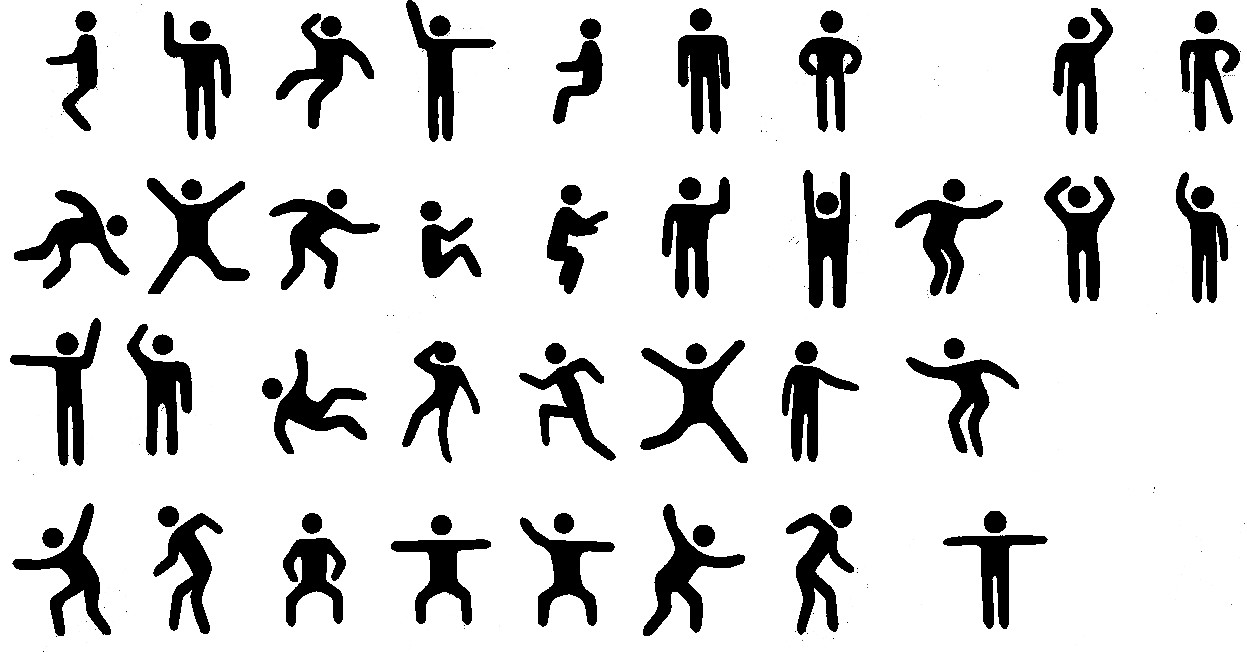
#> input picture aula10-07 AP1/imagens_prova/2.jpg, 1247 x 652 px
$ jupyter execute --allow-errors AP1.ipynb
#> lines starting #> are read from the running program, lines starting #| are printed output that depends on the picture
[cell 1]
import cv2
import numpy as np
import matplotlib.pyplot as plt
# from mpl_toolkits import mplot3d

# Questão 1

[cell 2]
img1 = cv2.imread('imagens_prova/1.jpg')
#> (the rest of this cell did not finish here and is left out)

#> (a cell that did not finish here is left out)

[cell 4]
low_blue = np.array([10,60,100])
high_blue = np.array([90,120,255])
#> (the rest of this cell did not finish here and is left out)

[cell 5]
low_green = np.array([20, 155, 45])
high_green = np.array([110, 255, 255])
#> (the rest of this cell did not finish here and is left out)

#> (a cell that did not finish here is left out)

#> (a cell that did not finish here is left out)

#> (a cell that did not finish here is left out)

# Questão 2

[cell 9]
img2 = cv2.imread('imagens_prova/2.jpg', 0)
#> img2 is the input picture: shape (652, 1247); min 0, max 255, mean 216.2
plt.imshow(img2, 'gray');

[cell 10]
img2 = cv2.bitwise_not(img2)
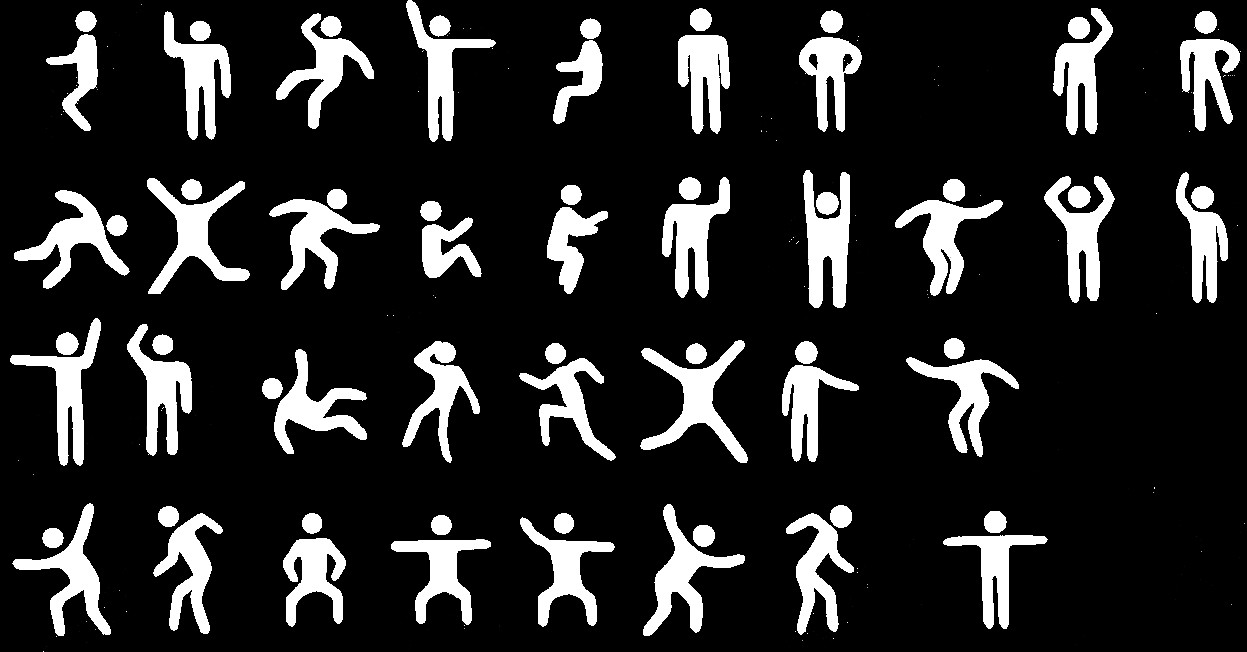
#> img2: shape (652, 1247); min 0, max 255, mean 38.8
plt.imshow(img2, 'gray');

[cell 11]
elem_type_rect = cv2.MORPH_RECT
element_rect = cv2.getStructuringElement(elem_type_rect, (2, 5))

[cell 12]
kernel = np.ones((20,20),np.uint8)

#> (a cell that did not finish here is left out)

[cell 14]
closing = cv2.morphologyEx(img2, cv2.MORPH_CLOSE, kernel)
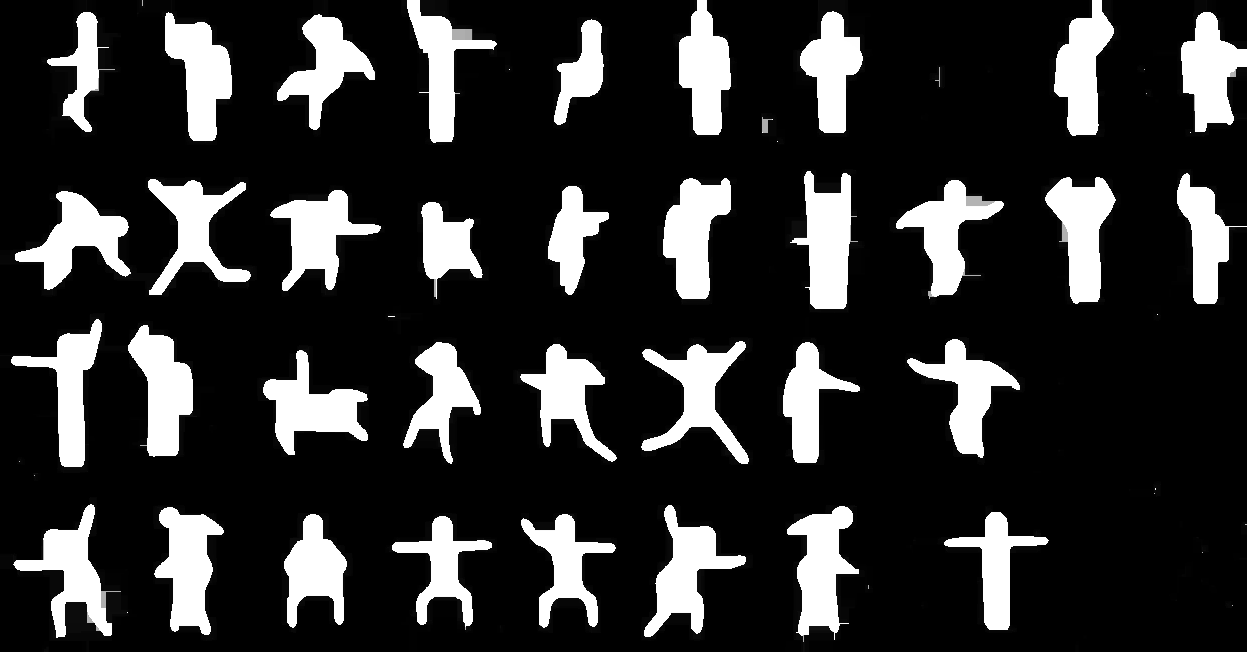
#> closing: shape (652, 1247); min 0, max 255, mean 48.1
plt.imshow(closing, 'gray')

[cell 15]
dilation = cv2.dilate(closing, element_rect)
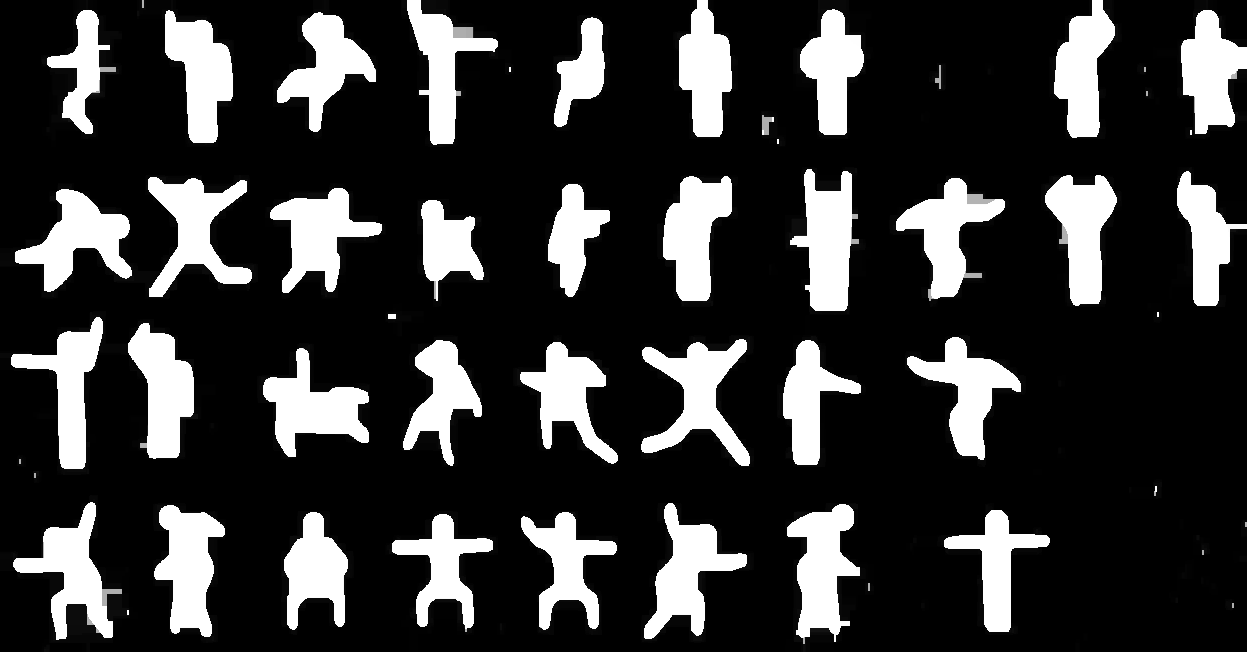
#> dilation: shape (652, 1247); min 0, max 255, mean 54
plt.imshow(dilation, 'gray');
